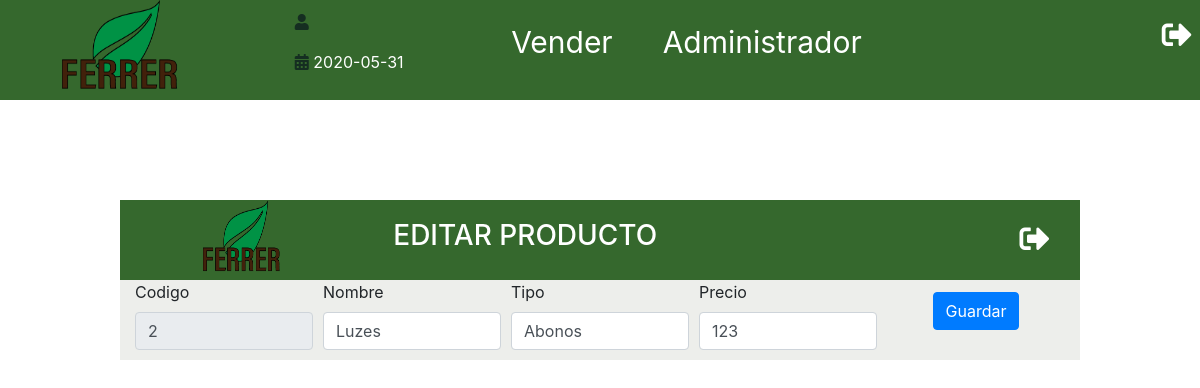
The app's page /editar.php?id=2 (signed in), older data.
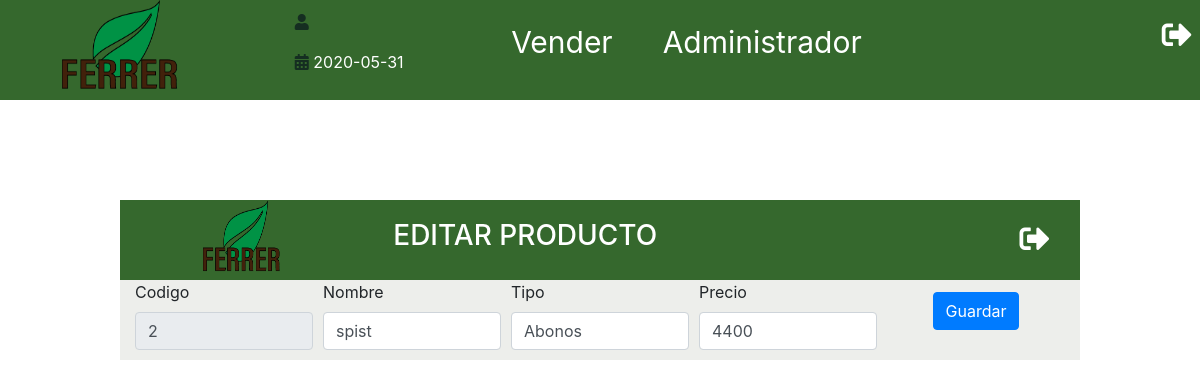
The same page, newer data.
### tables this page shows
CREATE TABLE `producto` (
  `Id_Producto` int(100) NOT NULL,
  `Nombre_Producto` varchar(25) NOT NULL,
  `Id_Tipo_Producto` varchar(50) NOT NULL,
  `Precio_Venta` int(11) NOT NULL,
  `Nombre_Usuario` varchar(30) NOT NULL,
  `FechaCreacion` date NOT NULL
);

### includes/funciones/consultas.php (called while the page is built, shortened)
<?php
function obtenerProducto($id){
    include 'bd_conexion.php';
    try{
        return $conn->query("SELECT Id_Producto, Nombre_Producto, Id_Tipo_Producto, Precio_Venta,Nombre_Usuario FROM producto WHERE Id_Producto = $id");
    }catch(Exception $e){
        echo "error!!". $e->getMessage() ."<br>";
        return false;
    }
}
?>

### editar.php (the view, shortened to what this page needs)
<?php include_once 'includes/templates/header.php';
include_once 'includes/funciones/consultas.php';
    $id = filter_var($_GET['id'], FILTER_VALIDATE_INT);
    $resultado = obtenerProducto($id);
    $producto = $resultado->fetch_assoc();
    ?>
    <pre>
</pre>
<div class="inventarioMORE UPDATE" id="inventarioADD">
                <div class="TengoEstilos">
                  <img src="./img/logo.png" alt="Logo">
                  <H3>EDITAR PRODUCTO</H3>
                  <a href="Admin.php"> <i class="fas fa-sign-out-alt Singout" id="CerrarAnadir"></i></a>
                </div>
                <div class="container">
                  <form   id="producto" class="Anadir" method="POST">
                    <div class="form-row">
                    <div class="col">
                        <label for="">Codigo</label>
                        <input type="text" placeholder="Codigo Producto" id="Codigo" name="Codigo" readonly="readonly" class="form-control" value="<?php echo ($producto['Id_Producto']) ? $producto['Id_Producto'] : ''; ?>" >
                      </div>
                      <div class="col">
                        <label for="">Nombre</label>
                        <input type="text" placeholder="Nombre Producto" id="Nombre" name="Nombre" class="form-control" value="<?php echo ($producto['Nombre_Producto']) ? $producto['Nombre_Producto'] : ''; ?>" >
                      </div>
                      <div class="col">
                        <label for="">Tipo</label>
                        <input list="buscador"placeholder="Tipo Producto" id="Tipo" name="Tipo" class="form-control" value="<?php echo ($producto['Id_Tipo_Producto']) ? $producto['Id_Tipo_Producto'] : ''; ?>" >
                      </div>
                      <div class="col">
                        <label for="Nombre">Precio</label>
                        <input type="number" placeholder="Precio" id="Precio" name="Precio" class="form-control" value="<?php echo ($producto['Precio_Venta']) ? $producto['Precio_Venta'] : ''; ?>" >
                      </div>
                      <div class="col Enviar">
                          <?php
                           $textoBtn = ($producto['Precio_Venta']) ? 'Guardar' : 'añadir';
                          ?>
                        <input type="submit" name="submit" value="<?php echo $textoBtn; ?>" class="btn btn-primary mb-2">
                      </div>
                    </div>
<?php include_once 'includes/templates/footer.php'; ?>

Row changes from the older to the newer data that the page shows:
changed producto "Abonos": Nombre "Luzes" → "spist"; Precio "123" → "4400"
